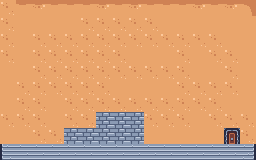

This game map was drawn from its Tiled (.tmx) file and the tilesets committed beside it. A one-line description and the full map source follow:
An orthogonal 16x10 tile map with 16x16 px tiles, 1 tile layer (Background) and 4 objects.

<map version="1.10" tiledversion="1.11.2" orientation="orthogonal" renderorder="right-down" width="16" height="10" tilewidth="16" tileheight="16" infinite="0" nextlayerid="4" nextobjectid="18">
 <tileset firstgid="1" source="tilemap_packed.tsx" />
 <layer id="1" name="Background" width="16" height="10">
  <data encoding="csv">
50,51,52,51,51,51,52,51,52,51,51,51,52,51,52,53,
50,49,49,49,49,50,50,50,50,50,49,49,49,49,49,49,
50,49,50,50,50,50,50,50,50,50,50,50,50,50,49,49,
50,49,50,50,50,50,50,50,49,49,49,50,49,50,50,49,
49,49,50,50,50,50,50,50,50,50,50,50,49,49,50,49,
49,50,50,50,50,50,50,49,49,49,49,50,50,50,50,49,
49,50,50,49,50,50,50,50,50,50,50,50,50,50,49,49,
50,50,50,49,50,50,41,41,41,50,50,50,49,50,50,50,
49,49,50,50,41,41,41,41,41,49,49,49,49,49,46,50,
37,38,38,38,38,38,38,38,38,38,38,38,38,38,38,39
</data>
 </layer>
 <objectgroup id="3" name="Objects">
  <object id="10" x="0" y="144" width="256" height="16">
   <properties>
    <property name="Solid" type="bool" value="true" />
   </properties>
  </object>
  <object id="11" x="64" y="128" width="80" height="16">
   <properties>
    <property name="Solid" type="bool" value="true" />
   </properties>
  </object>
  <object id="14" x="96" y="112" width="48" height="16">
   <properties>
    <property name="Solid" type="bool" value="true" />
   </properties>
  </object>
  <object id="17" x="224" y="128" width="16" height="16">
   <properties>
    <property name="Door" type="int" value="1" />
   </properties>
  </object>
 </objectgroup>
</map>
